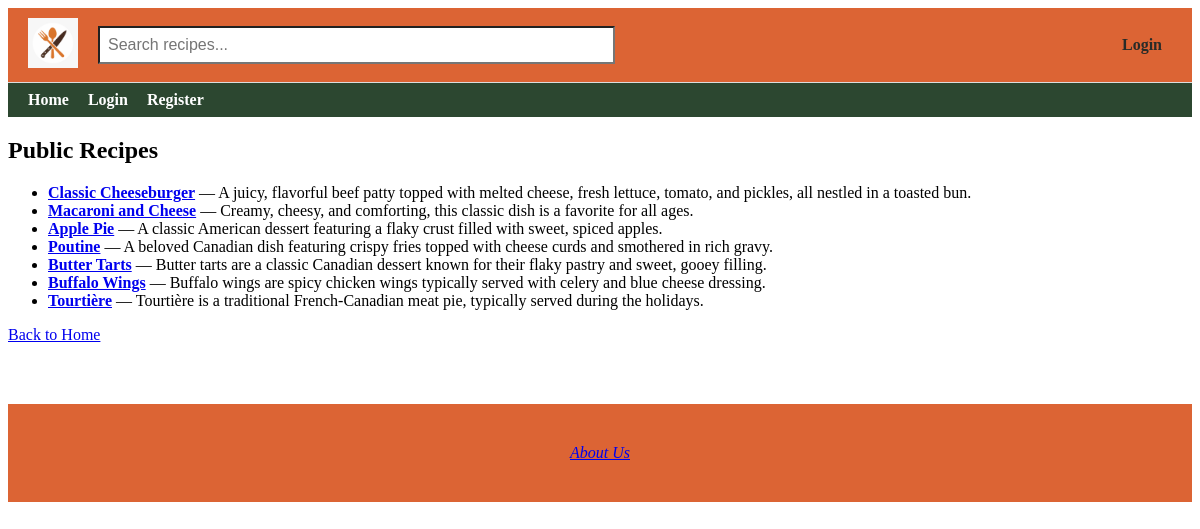
The app's page /visitor_recipes, older data.
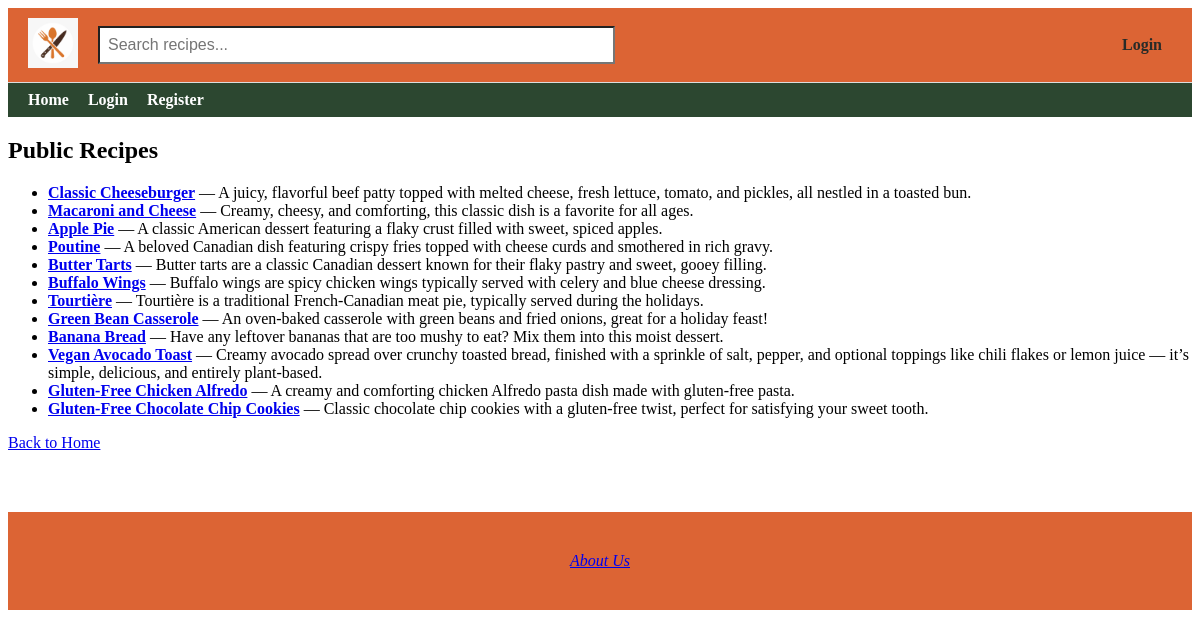
The same page, newer data.
### app/models.py (models this page shows, shortened)
class Recipe(db.Model):
    id = db.Column(db.Integer, primary_key=True)
    title = db.Column(db.String(100), nullable=False)
    description = db.Column(db.Text, nullable=False)
    ingredients = db.Column(db.Text, nullable=True)
    instructions = db.Column(db.Text, nullable=True)
    image_filename = db.Column(db.String(120), nullable=True)
    created = db.Column(db.DateTime, default=get_local_time)
    user_id = db.Column(db.Integer, db.ForeignKey('user.id'), nullable=False)
    rating_sum = db.Column(db.Integer, default=0)
    rating_count = db.Column(db.Integer, default=0)
    user = db.relationship('User', backref=db.backref('user_recipes', lazy=True), overlaps="author,recipes")
    comments = db.relationship('Comment', backref=db.backref('recipe', lazy=True)) #Relationship to comments (one-to-many)
    tags = db.relationship(
        'Tag',
        secondary=recipe_tags,
        backref=db.backref('recipes', lazy='dynamic'),
        lazy='dynamic'
    )

### app/routes.py (the view)
@app.route('/visitor_recipes')
def visitor_recipes():
    search_query = request.args.get('q', '')
    if search_query:
        recipes = Recipe.query.filter(
            or_(
                Recipe.title.ilike(f'%{search_query}%'),
                Recipe.ingredients.ilike(f'%{search_query}%')
            )
        ).all()
    else:
        recipes = Recipe.query.all()
    return render_template('visitor_recipes.html', recipes=recipes)

### app/routes.py (called while the page is built)
@app.context_processor
def inject_user():
    return dict(current_user=current_user)

### app/templates/visitor_recipes.html (shortened to what this page needs)
{% extends "base.html" %}
{% block content %}
<h2>Public Recipes</h2>
{% if recipes %}
    <ul>
        {% for recipe in recipes %}
            <li>
                <a href="{{ url_for('recipe_details', id=recipe.id) }}"><strong>{{ recipe.title }}</strong></a>
                    — {{ recipe.description }}
            </li>
        {% endfor %}
    </ul>
{% else %}
    <p>No recipes found matching your search.</p>
{% endif %}
<p><a href="{{ url_for('home') }}">Back to Home</a></p>
{% endblock %}

Row changes from the older to the newer data that the page shows:
added Recipe: title "Green Bean Casserole", description "An oven-baked casserole with green beans and fried onions, great for a holiday feast!"
added Recipe: title "Banana Bread", description "Have any leftover bananas that are too mushy to eat? Mix them into this moist dessert."
added Recipe: title "Vegan Avocado Toast", description "Creamy avocado spread over crunchy toasted bread, finished with a sprinkle of salt, pepper, and optional toppings like chili flakes or lemon juice — it’s simple, delicious, and entirely plant-based."
added Recipe: title "Gluten-Free Chicken Alfredo", description "A creamy and comforting chicken Alfredo pasta dish made with gluten-free pasta."
added Recipe: title "Gluten-Free Chocolate Chip Cookies", description "Classic chocolate chip cookies with a gluten-free twist, perfect for satisfying your sweet tooth."
